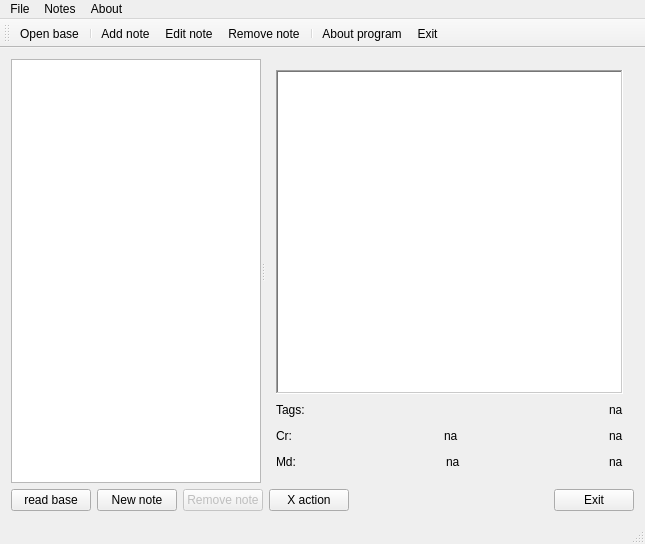
<?xml version="1.0" encoding="UTF-8"?>
<ui version="4.0">
 <class>Notes2</class>
 <widget class="QMainWindow" name="Notes2">
  <property name="geometry">
   <rect>
    <x>0</x>
    <y>0</y>
    <width>645</width>
    <height>544</height>
   </rect>
  </property>
  <property name="windowTitle">
   <string>Notes2</string>
  </property>
  <widget class="QWidget" name="centralWidget">
   <layout class="QGridLayout" name="gridLayout">
    <item row="0" column="0">
     <layout class="QVBoxLayout" name="verticalLayout_2">
      <item>
       <widget class="QSplitter" name="splitter">
        <property name="sizePolicy">
         <sizepolicy hsizetype="Expanding" vsizetype="Expanding">
          <horstretch>0</horstretch>
          <verstretch>0</verstretch>
         </sizepolicy>
        </property>
        <property name="orientation">
         <enum>Qt::Horizontal</enum>
        </property>
        <widget class="QListWidget" name="lwNotes">
         <property name="sizePolicy">
          <sizepolicy hsizetype="Maximum" vsizetype="Expanding">
           <horstretch>0</horstretch>
           <verstretch>0</verstretch>
          </sizepolicy>
         </property>
         <property name="maximumSize">
          <size>
           <width>250</width>
           <height>16777215</height>
          </size>
         </property>
        </widget>
        <widget class="QWidget" name="layoutWidget">
         <layout class="QVBoxLayout" name="verticalLayout">
          <item>
           <widget class="QTextBrowser" name="tbNoteText">
            <property name="font">
             <font>
              <pointsize>50</pointsize>
              <stylestrategy>PreferAntialias</stylestrategy>
             </font>
            </property>
            <property name="autoFillBackground">
             <bool>false</bool>
            </property>
            <property name="frameShape">
             <enum>QFrame::WinPanel</enum>
            </property>
            <property name="frameShadow">
             <enum>QFrame::Sunken</enum>
            </property>
            <property name="lineWidth">
             <number>2</number>
            </property>
            <property name="midLineWidth">
             <number>1</number>
            </property>
           </widget>
          </item>
          <item>
           <layout class="QHBoxLayout" name="horizontalLayout">
            <item>
             <widget class="QLabel" name="lcTags">
              <property name="text">
               <string>Tags:</string>
              </property>
             </widget>
            </item>
            <item>
             <spacer name="horizontalSpacer_6">
              <property name="orientation">
               <enum>Qt::Horizontal</enum>
              </property>
              <property name="sizeHint" stdset="0">
               <size>
                <width>40</width>
                <height>20</height>
               </size>
              </property>
             </spacer>
            </item>
            <item>
             <widget class="QLabel" name="lTags">
              <property name="text">
               <string>na</string>
              </property>
             </widget>
            </item>
           </layout>
          </item>
          <item>
           <layout class="QHBoxLayout" name="horizontalLayout_3">
            <item>
             <widget class="QLabel" name="lcCreation">
              <property name="text">
               <string>Cr:</string>
              </property>
             </widget>
            </item>
            <item>
             <spacer name="horizontalSpacer_4">
              <property name="orientation">
               <enum>Qt::Horizontal</enum>
              </property>
              <property name="sizeHint" stdset="0">
               <size>
                <width>40</width>
                <height>20</height>
               </size>
              </property>
             </spacer>
            </item>
            <item>
             <widget class="QLabel" name="lCr">
              <property name="text">
               <string>na</string>
              </property>
             </widget>
            </item>
            <item>
             <spacer name="horizontalSpacer_2">
              <property name="orientation">
               <enum>Qt::Horizontal</enum>
              </property>
              <property name="sizeHint" stdset="0">
               <size>
                <width>40</width>
                <height>20</height>
               </size>
              </property>
             </spacer>
            </item>
            <item>
             <widget class="QLabel" name="lCrAgo">
              <property name="text">
               <string>na</string>
              </property>
             </widget>
            </item>
           </layout>
          </item>
          <item>
           <layout class="QHBoxLayout" name="horizontalLayout_4">
            <item>
             <widget class="QLabel" name="lcModification">
              <property name="text">
               <string>Md:</string>
              </property>
             </widget>
            </item>
            <item>
             <spacer name="horizontalSpacer_5">
              <property name="orientation">
               <enum>Qt::Horizontal</enum>
              </property>
              <property name="sizeHint" stdset="0">
               <size>
                <width>40</width>
                <height>20</height>
               </size>
              </property>
             </spacer>
            </item>
            <item>
             <widget class="QLabel" name="lMd">
              <property name="text">
               <string>na</string>
              </property>
             </widget>
            </item>
            <item>
             <spacer name="horizontalSpacer_3">
              <property name="orientation">
               <enum>Qt::Horizontal</enum>
              </property>
              <property name="sizeHint" stdset="0">
               <size>
                <width>40</width>
                <height>20</height>
               </size>
              </property>
             </spacer>
            </item>
            <item>
             <widget class="QLabel" name="lMdAgo">
              <property name="text">
               <string>na</string>
              </property>
             </widget>
            </item>
           </layout>
          </item>
         </layout>
        </widget>
       </widget>
      </item>
      <item>
       <layout class="QHBoxLayout" name="horizontalLayout_2">
        <item>
         <widget class="QPushButton" name="pbReadBase">
          <property name="text">
           <string>read base</string>
          </property>
         </widget>
        </item>
        <item>
         <widget class="QPushButton" name="pbNewNote">
          <property name="text">
           <string>New note</string>
          </property>
          <property name="icon">
           <iconset resource="notes2.qrc">
            <normaloff>:/img/img/Add.png</normaloff>:/img/img/Add.png</iconset>
          </property>
         </widget>
        </item>
        <item>
         <widget class="QPushButton" name="pbRemoveNote">
          <property name="enabled">
           <bool>false</bool>
          </property>
          <property name="text">
           <string>Remove note</string>
          </property>
          <property name="icon">
           <iconset resource="notes2.qrc">
            <normaloff>:/img/img/Remove.png</normaloff>:/img/img/Remove.png</iconset>
          </property>
         </widget>
        </item>
        <item>
         <widget class="QPushButton" name="pb">
          <property name="text">
           <string>X action</string>
          </property>
         </widget>
        </item>
        <item>
         <spacer name="horizontalSpacer">
          <property name="orientation">
           <enum>Qt::Horizontal</enum>
          </property>
          <property name="sizeHint" stdset="0">
           <size>
            <width>40</width>
            <height>20</height>
           </size>
          </property>
         </spacer>
        </item>
        <item>
         <widget class="QPushButton" name="pbExit">
          <property name="text">
           <string>Exit</string>
          </property>
          <property name="icon">
           <iconset resource="notes2.qrc">
            <normaloff>:/img/img/Exit.png</normaloff>:/img/img/Exit.png</iconset>
          </property>
         </widget>
        </item>
       </layout>
      </item>
     </layout>
    </item>
   </layout>
  </widget>
  <widget class="QMenuBar" name="menuBar">
   <property name="geometry">
    <rect>
     <x>0</x>
     <y>0</y>
     <width>645</width>
     <height>21</height>
    </rect>
   </property>
   <widget class="QMenu" name="menuFile">
    <property name="title">
     <string>File</string>
    </property>
    <addaction name="actionOpen_base"/>
    <addaction name="separator"/>
    <addaction name="actionExit"/>
   </widget>
   <widget class="QMenu" name="menuNotes">
    <property name="title">
     <string>Notes</string>
    </property>
    <addaction name="actionAdd_note"/>
    <addaction name="actionEdit_note"/>
    <addaction name="actionRemove_note"/>
   </widget>
   <widget class="QMenu" name="menuAbout">
    <property name="title">
     <string>About</string>
    </property>
    <addaction name="actionAbout_program"/>
    <addaction name="actionAbout_Qt"/>
   </widget>
   <addaction name="menuFile"/>
   <addaction name="menuNotes"/>
   <addaction name="menuAbout"/>
  </widget>
  <widget class="QToolBar" name="mainToolBar">
   <attribute name="toolBarArea">
    <enum>TopToolBarArea</enum>
   </attribute>
   <attribute name="toolBarBreak">
    <bool>false</bool>
   </attribute>
   <addaction name="actionOpen_base"/>
   <addaction name="separator"/>
   <addaction name="actionAdd_note"/>
   <addaction name="actionEdit_note"/>
   <addaction name="actionRemove_note"/>
   <addaction name="separator"/>
   <addaction name="actionAbout_program"/>
   <addaction name="actionExit"/>
  </widget>
  <widget class="QStatusBar" name="statusBar"/>
  <action name="actionExit">
   <property name="icon">
    <iconset resource="notes2.qrc">
     <normaloff>:/img/img/Exit.png</normaloff>:/img/img/Exit.png</iconset>
   </property>
   <property name="text">
    <string>Exit</string>
   </property>
   <property name="toolTip">
    <string>Exit application</string>
   </property>
   <property name="statusTip">
    <string>Exit application</string>
   </property>
  </action>
  <action name="actionAdd_note">
   <property name="icon">
    <iconset resource="notes2.qrc">
     <normaloff>:/img/img/Add.png</normaloff>:/img/img/Add.png</iconset>
   </property>
   <property name="text">
    <string>Add note</string>
   </property>
   <property name="toolTip">
    <string>Add new note</string>
   </property>
  </action>
  <action name="actionRemove_note">
   <property name="enabled">
    <bool>true</bool>
   </property>
   <property name="icon">
    <iconset resource="notes2.qrc">
     <normaloff>:/img/img/Remove.png</normaloff>:/img/img/Remove.png</iconset>
   </property>
   <property name="text">
    <string>Remove note</string>
   </property>
   <property name="toolTip">
    <string>Remove current note</string>
   </property>
  </action>
  <action name="actionAbout_program">
   <property name="icon">
    <iconset resource="notes2.qrc">
     <normaloff>:/img/img/About.png</normaloff>:/img/img/About.png</iconset>
   </property>
   <property name="text">
    <string>About program</string>
   </property>
  </action>
  <action name="actionAbout_Qt">
   <property name="icon">
    <iconset resource="notes2.qrc">
     <normaloff>:/img/img/Qt.png</normaloff>:/img/img/Qt.png</iconset>
   </property>
   <property name="text">
    <string>About Qt</string>
   </property>
  </action>
  <action name="actionOpen_base">
   <property name="icon">
    <iconset resource="notes2.qrc">
     <normaloff>:/img/img/Open.png</normaloff>:/img/img/Open.png</iconset>
   </property>
   <property name="text">
    <string>Open base</string>
   </property>
   <property name="toolTip">
    <string>Open existing base</string>
   </property>
  </action>
  <action name="actionEdit_note">
   <property name="icon">
    <iconset resource="notes2.qrc">
     <normaloff>:/img/img/Modify.png</normaloff>:/img/img/Modify.png</iconset>
   </property>
   <property name="text">
    <string>Edit note</string>
   </property>
   <property name="toolTip">
    <string>Edit current note</string>
   </property>
  </action>
 </widget>
 <layoutdefault spacing="6" margin="11"/>
 <resources>
  <include location="notes2.qrc"/>
 </resources>
 <connections>
  <connection>
   <sender>pbExit</sender>
   <signal>clicked()</signal>
   <receiver>actionExit</receiver>
   <slot>trigger()</slot>
   <hints>
    <hint type="sourcelabel">
     <x>524</x>
     <y>391</y>
    </hint>
    <hint type="destinationlabel">
     <x>-1</x>
     <y>-1</y>
    </hint>
   </hints>
  </connection>
  <connection>
   <sender>pbNewNote</sender>
   <signal>clicked()</signal>
   <receiver>actionAdd_note</receiver>
   <slot>trigger()</slot>
   <hints>
    <hint type="sourcelabel">
     <x>140</x>
     <y>391</y>
    </hint>
    <hint type="destinationlabel">
     <x>-1</x>
     <y>-1</y>
    </hint>
   </hints>
  </connection>
 </connections>
</ui>
